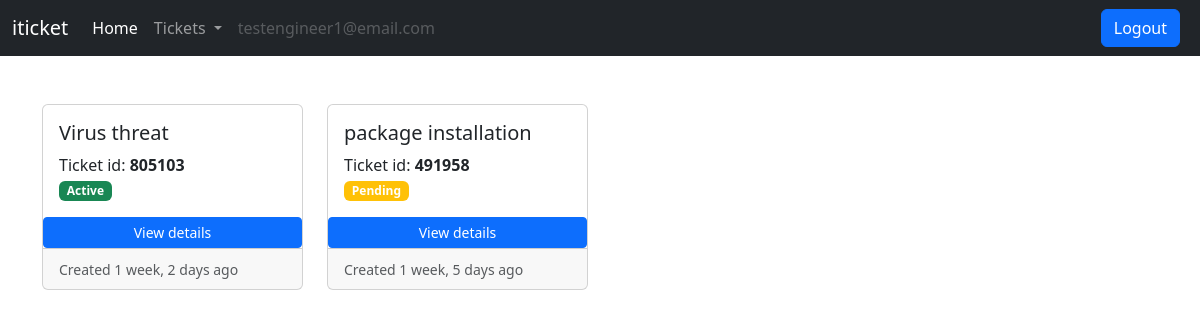
Page /ticket/engineer-active-tickets/ (signed in) on the earlier database version.
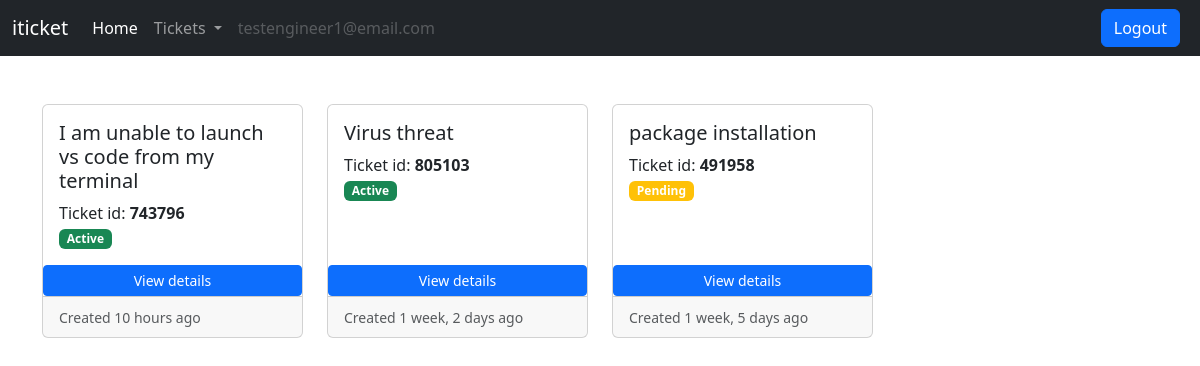
Same page on the later database version.
### ticket/models.py (models this page shows)
class Ticket(models.Model):
    customer = models.ForeignKey(User, on_delete=models.CASCADE)
    engineer = models.ForeignKey(User, on_delete=models.DO_NOTHING, related_name='engineer', null=True, blank=True)
    ticket_id = models.CharField(max_length=15, unique=True)
    ticket_title = models.CharField(max_length=50)
    ticket_description = models.TextField()
    status = models.CharField(max_length=20, choices=CHOICES, default='Pending')
    created_on = models.DateTimeField(auto_now_add=True)
    last_modified = models.DateTimeField(auto_now=True)
    is_resolved = models.BooleanField(default=False)
    severity = models.CharField(max_length=5, choices=(('A', 'A'), ('B', 'B')), default='B')
    is_assigned_to_engineer = models.BooleanField(default=False)
    resolution_steps = models.TextField(blank=True, null=True)

### ticket/views.py (the view)
# urls.py: path('engineer-active-tickets/', views.engineer_active_tickets, name='engineer-active-tickets'),
def engineer_active_tickets(request):
    tickets = Ticket.objects.filter(engineer=request.user, is_resolved=False).order_by('-created_on')
    context = {'tickets':tickets}
    return render(request, 'ticket/engineer_active_tickets.html', context)

### templates/ticket/engineer_active_tickets.html
{% extends 'base.html' %}
{% load static %}
{% load humanize %}
{% block content %}
<div class="row row-cols-1 row-cols-md-4 g-4">
    {% for ticket in tickets %}
    <div class="col">
        <div class="card h-100">
            <div class="card-body">
                <h5 class="card-title">{{ticket.ticket_title}}</h5>
                <p class="card-text">
                    Ticket id: <b>{{ticket.ticket_id}}</b><br>
                    {% if ticket.status == 'Pending' %}
                    <span class="badge bg-warning">Pending</span>
                    {% elif ticket.status == 'Active' %}
                    <span class="badge bg-success">Active</span>
                    {% elif ticket.status == 'Resolved' %}
                    <span class="badge bg-danger">Resolved</span>
                    {% endif %}
                </p>
            </div>
            <a href="{% url 'ticket-details' ticket.ticket_id %}" class="btn btn-primary btn-sm">View details</a>
            <div class="card-footer">
                <small class="text-muted">Created {{ticket.created_on|naturaltime}}</small>
            </div>
        </div>
    </div>
    {% endfor %}
</div>
{% endblock content %}

Differences in the rows shown:
added Ticket: ticket_title "I am unable to launch vs code from my terminal", ticket_id "743796", status "Active", created_on "10 hours ago"
